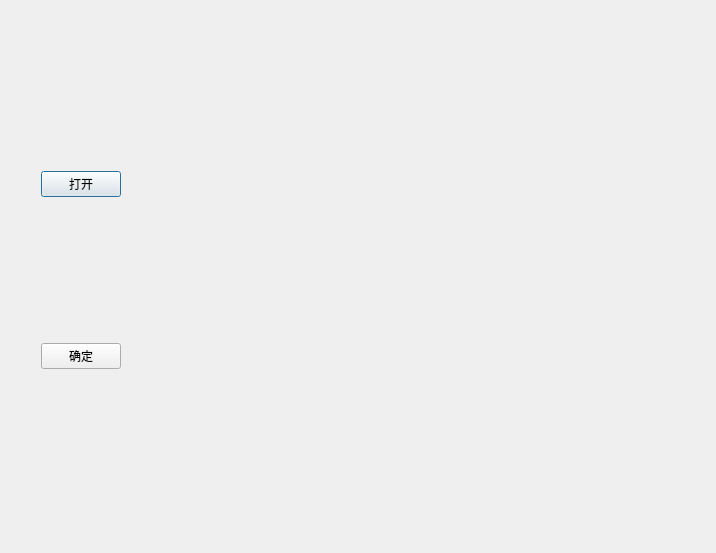
<?xml version="1.0" encoding="UTF-8"?>
<ui version="4.0">
 <class>Open2</class>
 <widget class="QDialog" name="Open2">
  <property name="geometry">
   <rect>
    <x>0</x>
    <y>0</y>
    <width>716</width>
    <height>553</height>
   </rect>
  </property>
  <property name="windowTitle">
   <string>Open2</string>
  </property>
  <property name="styleSheet">
   <string notr="true"/>
  </property>
  <widget class="QWidget" name="layoutWidget">
   <property name="geometry">
    <rect>
     <x>30</x>
     <y>20</y>
     <width>551</width>
     <height>501</height>
    </rect>
   </property>
   <layout class="QHBoxLayout" name="horizontalLayout">
    <item>
     <layout class="QVBoxLayout" name="verticalLayout">
      <item>
       <widget class="QPushButton" name="pushButton">
        <property name="maximumSize">
         <size>
          <width>90</width>
          <height>16777215</height>
         </size>
        </property>
        <property name="styleSheet">
         <string notr="true"/>
        </property>
        <property name="text">
         <string>打开</string>
        </property>
       </widget>
      </item>
      <item>
       <widget class="QPushButton" name="pushButton_2">
        <property name="maximumSize">
         <size>
          <width>90</width>
          <height>16777215</height>
         </size>
        </property>
        <property name="text">
         <string>确定</string>
        </property>
       </widget>
      </item>
     </layout>
    </item>
    <item>
     <widget class="QLabel" name="label">
      <property name="sizePolicy">
       <sizepolicy hsizetype="Expanding" vsizetype="Preferred">
        <horstretch>0</horstretch>
        <verstretch>0</verstretch>
       </sizepolicy>
      </property>
      <property name="minimumSize">
       <size>
        <width>300</width>
        <height>200</height>
       </size>
      </property>
      <property name="text">
       <string/>
      </property>
      <property name="scaledContents">
       <bool>true</bool>
      </property>
      <property name="alignment">
       <set>Qt::AlignCenter</set>
      </property>
     </widget>
    </item>
   </layout>
  </widget>
 </widget>
 <layoutdefault spacing="6" margin="11"/>
 <resources/>
 <connections>
  <connection>
   <sender>pushButton</sender>
   <signal>clicked()</signal>
   <receiver>Open2</receiver>
   <slot>on_open()</slot>
   <hints>
    <hint type="sourcelabel">
     <x>62</x>
     <y>175</y>
    </hint>
    <hint type="destinationlabel">
     <x>305</x>
     <y>-7</y>
    </hint>
   </hints>
  </connection>
  <connection>
   <sender>pushButton_2</sender>
   <signal>clicked()</signal>
   <receiver>Open2</receiver>
   <slot>on_send()</slot>
   <hints>
    <hint type="sourcelabel">
     <x>58</x>
     <y>363</y>
    </hint>
    <hint type="destinationlabel">
     <x>426</x>
     <y>-7</y>
    </hint>
   </hints>
  </connection>
 </connections>
 <slots>
  <slot>on_open()</slot>
  <slot>on_send()</slot>
 </slots>
</ui>
